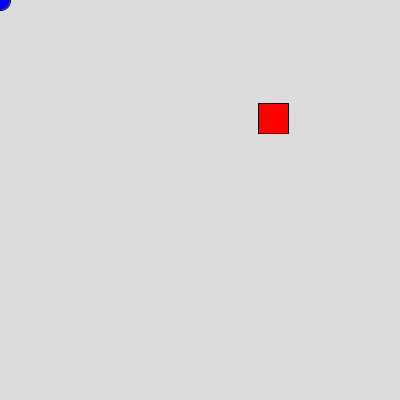
Frame 1 (no input)
Frame 60 (the mouse pressed at the canvas centre just before this capture): identical to frame 1, image omitted
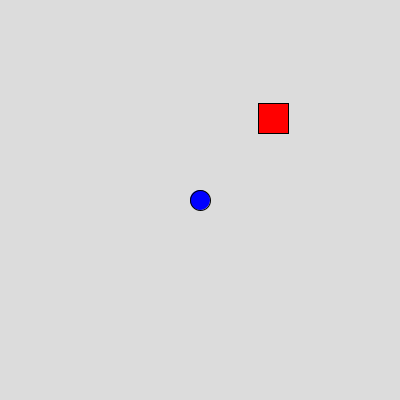
Frame 120 (the mouse held since frame 60 and released just before this capture)

The Processing sketch that drew these frames (run headless with seeded random() and noise(); from frame 60 on, the mouse is pressed at the canvas centre):

// Processing sketch: Ejercicio17
// ── Ejercicio17.pde
float x1, y1; 
float x2, y2; 
float diameter = 20; 
float squareSize = 30; 

void setup() {
  size(400, 400);
  
  x1 = width / 2; 
  y1 = height / 2; 
  x2 = random(width); 
  y2 = random(height); 
}

void draw() {
  background(220);

  x1 = mouseX;
  y1 = mouseY;

  fill(0, 0, 255); // Azul
  ellipse(x1, y1, diameter, diameter);

  fill(255, 0, 0); // Rojo
  rect(x2, y2, squareSize, squareSize);

  float distancia = calcularDistancia(x1, y1, x2, y2);
  
  println("La distancia entre Link y el tesoro es: " + distancia);
}

float calcularDistancia(float x1, float y1, float x2, float y2) {
  return sqrt(pow(x2 - x1, 2) + pow(y2 - y1, 2));
}
